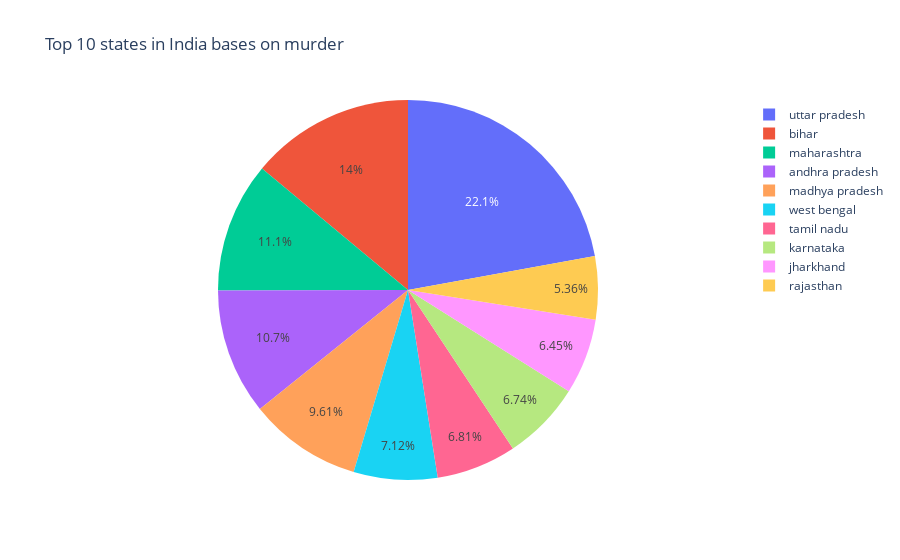

Here is the notebook cell this chart was saved with:
### Code cell
px.pie(top.iloc[:10],names="state",values="total",title="Top 10 states in India bases on murder")

### Figure 1 — Plotly figure (JSON) as saved in the notebook; plotly's stock layout.template omitted (floating-point values rounded to 4 significant figures)
{"data": [{"domain": {"x": [0, 1], "y": [0, 1]}, "hovertemplate": "state=%{label}<br>total=%{value}<extra></extra>", "labels": ["uttar pradesh", "bihar", "maharashtra", "andhra pradesh", "madhya pradesh", "west bengal", "tamil nadu", "karnataka", "jharkhand", "rajasthan"], "legendgroup": "", "name": "", "showlegend": true, "type": "pie", "values": [65443, 41245, 32767, 31756, 28399, 21056, 20127, 19937, 19060, 15844]}], "layout": {"legend": {"tracegroupgap": 0}, "title": {"text": "Top 10 states in India bases on murder"}}}
